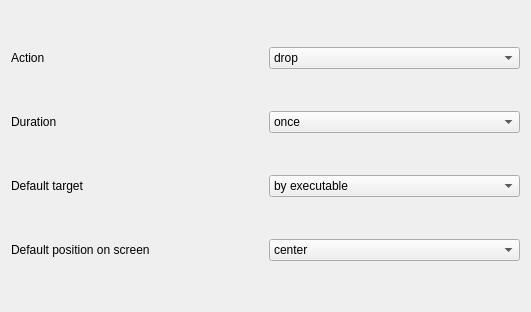
          <widget class="QWidget" name="page_9">
           <property name="geometry">
            <rect>
             <x>0</x>
             <y>0</y>
             <width>531</width>
             <height>312</height>
            </rect>
           </property>
           <attribute name="label">
            <string>Default options</string>
           </attribute>
           <layout class="QGridLayout" name="gridLayout_18">
            <item row="2" column="0">
             <widget class="QLabel" name="label_5">
              <property name="text">
               <string>Default target</string>
              </property>
             </widget>
            </item>
            <item row="1" column="1">
             <widget class="QComboBox" name="comboUIDuration">
              <property name="sizePolicy">
               <sizepolicy hsizetype="Preferred" vsizetype="Fixed">
                <horstretch>0</horstretch>
                <verstretch>0</verstretch>
               </sizepolicy>
              </property>
              <item>
               <property name="text">
                <string>once</string>
               </property>
              </item>
              <item>
               <property name="text">
                <string>30s</string>
               </property>
              </item>
              <item>
               <property name="text">
                <string>5m</string>
               </property>
              </item>
              <item>
               <property name="text">
                <string>15m</string>
               </property>
              </item>
              <item>
               <property name="text">
                <string>30m</string>
               </property>
              </item>
              <item>
               <property name="text">
                <string>1h</string>
               </property>
              </item>
              <item>
               <property name="text">
                <string>12h</string>
               </property>
              </item>
              <item>
               <property name="text">
                <string>until reboot</string>
               </property>
              </item>
              <item>
               <property name="text">
                <string>forever</string>
               </property>
              </item>
             </widget>
            </item>
            <item row="0" column="0">
             <widget class="QLabel" name="label_2">
              <property name="toolTip">
               <string>&lt;html&gt;&lt;head/&gt;&lt;body&gt;&lt;p&gt;Pop-up default action.&lt;/p&gt;&lt;p&gt;When a new outgoing connection is about to be established, this action will be selected by default, so if the timeout fires, this is the option that will be applied.&lt;/p&gt;&lt;p&gt;While a pop-up is asking the user to allow or deny a connection:&lt;/p&gt;&lt;p&gt;1. the daemon's default action will be applied (see Nodes tab).&lt;/p&gt;&lt;p&gt;2. known connections are allowed or denied based on the rules defined by the user.&lt;/p&gt;&lt;/body&gt;&lt;/html&gt;</string>
              </property>
              <property name="text">
               <string>Action</string>
              </property>
             </widget>
            </item>
            <item row="2" column="1">
             <widget class="QComboBox" name="comboUITarget">
              <property name="sizePolicy">
               <sizepolicy hsizetype="Preferred" vsizetype="Fixed">
                <horstretch>0</horstretch>
                <verstretch>0</verstretch>
               </sizepolicy>
              </property>
              <item>
               <property name="text">
                <string>by executable</string>
               </property>
              </item>
              <item>
               <property name="text">
                <string>by command line</string>
               </property>
              </item>
              <item>
               <property name="text">
                <string>by destination port</string>
               </property>
              </item>
              <item>
               <property name="text">
                <string>by destination ip</string>
               </property>
              </item>
              <item>
               <property name="text">
                <string>by user id</string>
               </property>
              </item>
              <item>
               <property name="text">
                <string>by PID</string>
               </property>
              </item>
             </widget>
            </item>
            <item row="3" column="0">
             <widget class="QLabel" name="label_4">
              <property name="text">
               <string>Default position on screen</string>
              </property>
              <property name="wordWrap">
               <bool>true</bool>
              </property>
             </widget>
            </item>
            <item row="1" column="0">
             <widget class="QLabel" name="label_3">
              <property name="toolTip">
               <string>Pop-up default duration</string>
              </property>
              <property name="text">
               <string>Duration</string>
              </property>
             </widget>
            </item>
            <item row="3" column="1">
             <widget class="QComboBox" name="comboUIDialogPos">
              <property name="enabled">
               <bool>true</bool>
              </property>
              <property name="sizePolicy">
               <sizepolicy hsizetype="Preferred" vsizetype="Fixed">
                <horstretch>0</horstretch>
                <verstretch>0</verstretch>
               </sizepolicy>
              </property>
              <item>
               <property name="text">
                <string>center</string>
               </property>
              </item>
              <item>
               <property name="text">
                <string>top right</string>
               </property>
              </item>
              <item>
               <property name="text">
                <string>bottom right</string>
               </property>
              </item>
              <item>
               <property name="text">
                <string>top left</string>
               </property>
              </item>
              <item>
               <property name="text">
                <string>bottom left</string>
               </property>
              </item>
             </widget>
            </item>
            <item row="0" column="1">
             <widget class="QComboBox" name="comboUIAction">
              <property name="sizePolicy">
               <sizepolicy hsizetype="Preferred" vsizetype="Fixed">
                <horstretch>0</horstretch>
                <verstretch>0</verstretch>
               </sizepolicy>
              </property>
              <item>
               <property name="text">
                <string>drop</string>
               </property>
               <property name="icon">
                <iconset theme="emblem-important">
                 <normaloff>../../../../../../../../../../../../../../../../../../../../../../../../../../../../../../../../../../../../../../../../../../../../../../../../../../.designer/backup</normaloff>../../../../../../../../../../../../../../../../../../../../../../../../../../../../../../../../../../../../../../../../../../../../../../../../../../.designer/backup</iconset>
               </property>
              </item>
              <item>
               <property name="text">
                <string>allow</string>
               </property>
               <property name="icon">
                <iconset theme="emblem-default">
                 <normaloff>../../../../../../../../../../../../../../../../../../../../../../../../../../../../../../../../../../../../../../../../../../../../../../../../../../.designer/backup</normaloff>../../../../../../../../../../../../../../../../../../../../../../../../../../../../../../../../../../../../../../../../../../../../../../../../../../.designer/backup</iconset>
               </property>
              </item>
              <item>
               <property name="text">
                <string>reject</string>
               </property>
               <property name="icon">
                <iconset theme="window-close">
                 <normaloff>../../../../../../.designer/backup</normaloff>../../../../../../.designer/backup</iconset>
               </property>
              </item>
             </widget>
            </item>
           </layout>
          </widget>
